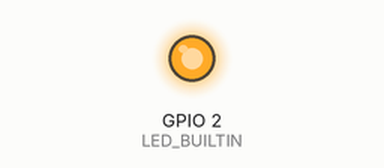
Bench run of a sketch on a simulated ESP8266 (NodeMCU). Parts: output pins drawn as LEDs (lit = HIGH, except the on-board LED, lit = LOW). Dashed ring = blinking. WiFi joins after 1.5 s; servers stay silent unless stated; what the sketch prints to the serial monitor is not drawn.

Above: at 1.8 s.
At 3.3 s:
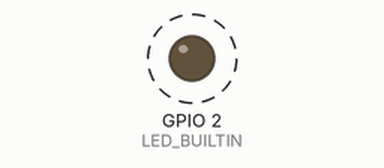
Timing chart, 0 to 4.5 s (numbered marks = the images above):
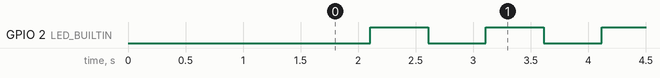

The sketch:

circuitbreakerclient.ino
```cpp
#include <ESP8266WiFi.h>
#include <WiFiUdp.h>

WiFiUDP UDP;

IPAddress broadcastIp(255,255,255,255);

unsigned long led_blink_time_ms = 0;

bool led_on = true;

void setup()
{
  pinMode(LED_BUILTIN, OUTPUT);
  //Start the serial communication channel
  Serial.begin(115200);
  Serial.println();

  /* Explicitly set the ESP8266 to be a WiFi-client, otherwise, it by default,
     would try to act as both a client and an access-point and could cause
     network-issues with your other WiFi-devices on your WiFi-network. */
  WiFi.mode(WIFI_STA);
  WiFi.begin("circuitfind", "circuitpw");

  while (WiFi.status() != WL_CONNECTED) {
    delay(500);
    Serial.print(".");
  }

  Serial.println("");
  Serial.println("WiFi connected");
  Serial.println("IP address: ");
  Serial.println(WiFi.localIP());

}

void loop()
{
UDP.beginPacket(broadcastIp, 8777);
 UDP.write("Hello");
 UDP.endPacket();
 delay(100);

 if (millis() - led_blink_time_ms > 500) {
  led_blink_time_ms = millis();
  if (led_on == true) {
    led_on = false;
    digitalWrite(LED_BUILTIN, LOW);
  }
  else {
    led_on = true;
    digitalWrite(LED_BUILTIN, HIGH);
  }

 }

}
```

Measured:
- by itself, GPIO 2 (LED_BUILTIN): alternates HIGH for 0.50 s and LOW for 0.50 s
